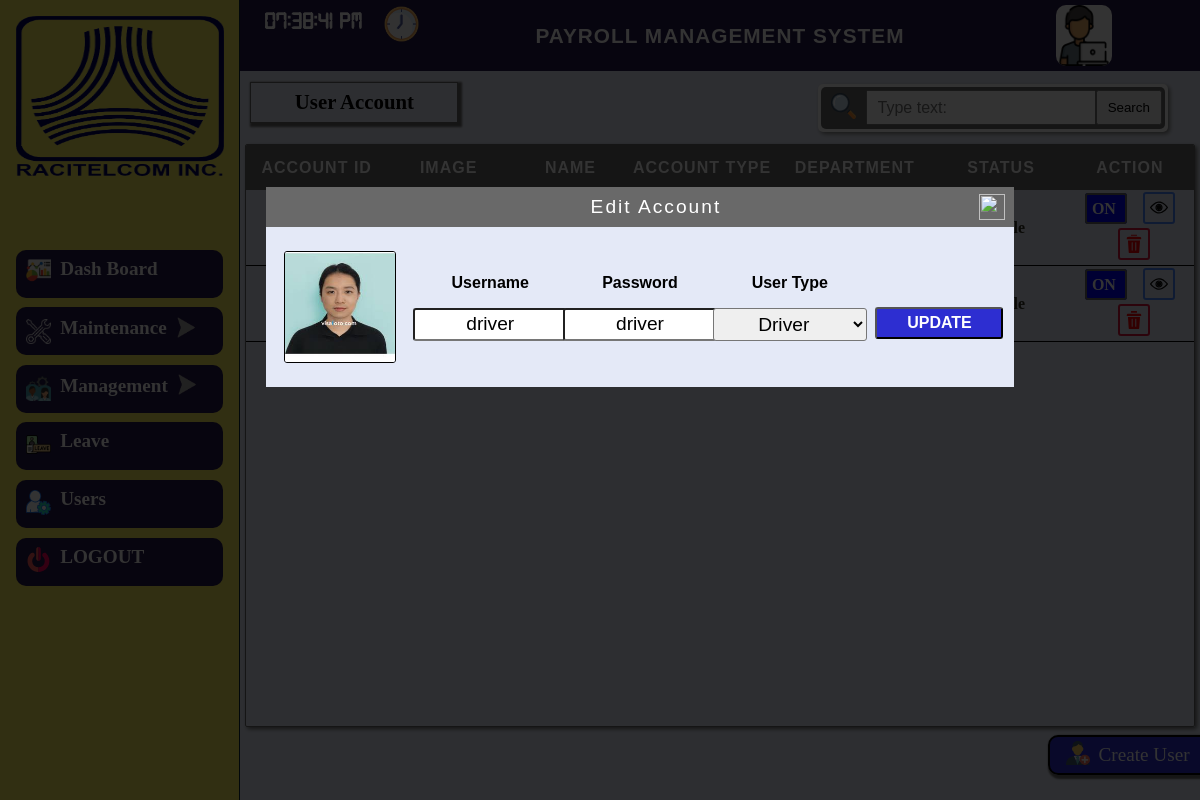
Screenshot of /admin-side/create-user/user_edit_layout.php?id=118 with the database file from the repository.
### tables this page shows
CREATE TABLE `tbl_company_information` (
  `ID` int(11) NOT NULL,
  `LOGO` varchar(200) NOT NULL,
  `System_Name` varchar(30) NOT NULL,
  `Company_Name` varchar(30) NOT NULL,
  `State` varchar(20) NOT NULL,
  `City` varchar(20) NOT NULL,
  `Zipcode` varchar(10) NOT NULL,
  `Street` varchar(20) NOT NULL,
  `Building_Number` varchar(10) NOT NULL
);

CREATE TABLE `tbl_personal_information` (
  `Personal_ID` int(11) NOT NULL,
  `Employees_ID` int(11) NOT NULL,
  `Last_Name` varchar(255) NOT NULL,
  `First_Name` varchar(255) NOT NULL,
  `Middle_Name` varchar(255) NOT NULL,
  `Birth_Date` date NOT NULL,
  `Email` varchar(255) NOT NULL,
  `Contact_Number` varchar(111) NOT NULL,
  `Zip_Code` varchar(255) NOT NULL,
  `Province` varchar(255) NOT NULL,
  `City` varchar(255) NOT NULL,
  `Street` varchar(255) NOT NULL,
  `Suffix` varchar(255) NOT NULL,
  `Status` varchar(255) NOT NULL,
  `Gender` varchar(255) NOT NULL
);

CREATE TABLE `tbl_employees_information` (
  `Employees_ID` int(11) NOT NULL,
  `Employee_Image` varchar(255) NOT NULL,
  `Hire_Date` date NOT NULL,
  `Daily_Rate` int(11) NOT NULL,
  `Schedule_ID` int(11) NOT NULL,
  `Position_ID` int(11) NOT NULL,
  `Department_ID` int(11) NOT NULL,
  `Employee_Types` varchar(20) NOT NULL
);

CREATE TABLE `tbl_accounts` (
  `Account_ID` int(11) NOT NULL,
  `Employees_ID` int(255) NOT NULL,
  `Username` varchar(255) NOT NULL,
  `Password` varchar(255) NOT NULL,
  `Status` varchar(255) NOT NULL,
  `User_Type` text NOT NULL,
  `Email` int(11) NOT NULL,
  `Company_ID` int(11) NOT NULL
);

### admin-side/admin-layout/top_nav_read.php (called while the page is built, shortened)
<?php
      include "../../connection/connection.php";
       $select_title = "SELECT * FROM tbl_company_information order by ID desc ";
       $query_title =mysqli_query($conn,$select_title);
       $res_title = mysqli_fetch_assoc($query_title);
 ?>

### admin-side/create-user/user_read.php (called while the page is built, shortened)
<?php
	include "../../connection/connection.php";
	$sql = "SELECT * FROM (SELECT Employees_ID , First_Name,Last_Name FROM tbl_personal_information) tbl_personal_information JOIN (SELECT Employees_ID ,@did:=Department_ID as Department_ID,(SELECT `Department_Name` FROM `tbl_department` WHERE `Department_ID` = @did ) as Department_Name ,Employee_Image FROM tbl_employees_information) tbl_employees_information ON tbl_employees_information.Employees_ID = tbl_personal_information.Employees_ID JOIN (SELECT Employees_ID, Account_ID ,User_Type,Username,Status FROM tbl_accounts) tbl_accounts ON tbl_accounts.Employees_ID = tbl_personal_information.Employees_ID";
	$query = mysqli_query($conn,$sql);
	$accounts=mysqli_fetch_assoc($query);
	if(isset($_GET['id'])){
	$id = $_GET['id'];
	$edit_user = "SELECT * FROM (SELECT Employees_ID , First_Name,Last_Name FROM tbl_personal_information) tbl_personal_information
	JOIN (SELECT Employees_ID  ,@did:=Department_ID as Department_ID,(SELECT `Department_Name` FROM `tbl_department` WHERE `Department_ID` = @did ) as Department_Name, Employee_Image FROM tbl_employees_information ) tbl_employees_information
	ON tbl_employees_information.Employees_ID = tbl_personal_information.Employees_ID
	JOIN (SELECT Employees_ID,Account_ID,Password ,Username,Status,User_Type FROM tbl_accounts) tbl_accounts
	ON tbl_accounts.Employees_ID = tbl_personal_information.Employees_ID WHERE Account_ID = '$id' ";
	$query_user = mysqli_query($conn,$edit_user);
	$res_user=mysqli_fetch_assoc($query_user);
	}
?>

### admin-side/create-user/user_edit.php (the view, shortened to what this page needs)
<!DOCTYPE html>
<html>
<head>
	<link rel="stylesheet" type="text/css" href="user.css">
</head>
<body>
	<div class="background">
		<div class="div-background">
			<div class="home-content">
				<div class="user-head">
					<div class="dir-label">
						<div class="left">
							<label>User Account</label>
						</div>
						<div class="right">
							<form method="POST" action="user_layout.php">
									<div class="containter-search">
										<div class="containter-input-search">
										<img src="../../icons/search.svg" id="img_search">
										<input type="text" name="name" class="input" placeholder="Type text:">
										<input type="submit" name="submit"  value="Search" class="search">
										</div>
									</div>
								</form>
						</div>
					</div>
					<div class="user-table">
							<table >
							<thead>
								<tr>
									<th>Account ID</th>
									<th>Image</th>
									<th>Name</th>
									<th>Account Type</th>
									<th>Department</th>
									<th>STATUS</th>
									<th>Action</th>
								</tr>
							</thead>
							<?php do{?>
							<tbody>
								<tr>
									<td><?php echo $accounts['Account_ID']; ?></td>
									<td><img class="img-emp"src="../../side-bar/employees/<?php echo $accounts['Employee_Image'];?> "></td>
									<td><?php echo $accounts['First_Name']; ?> <?php echo $accounts['Last_Name']; ?></td>
									<td><?php echo $accounts['User_Type']; ?></td>
									<td><?php echo $accounts['Department_Name']; ?></td>
									<td><?php echo $accounts['Status']; ?></td>
									<td>
										<a
										<?php
										if($accounts['Status'] == "Enable"){ ?>
												class="on"
										<?php	}else{ ?>
												class="off"
										<?php	} ?>
										id="switch" href="javascript: control(<?php echo $accounts['Account_ID'];?>); ">
										<?php if($accounts['Status'] == "Enable"){
												echo "ON";
												}
												else{
													echo "OFF";
												}
											 ?>
										</a>
										<a href="user_edit_layout.php?id=<?php echo $accounts['Account_ID'];?>"><img id="edit-icon" src="../../icons/view-action.svg"></a><a href="delete_user.php?id=<?php echo $accounts['Account_ID']; ?>" ><img id="delete-icon" src="../../icons/delete.svg"></a></td>
								</tr>
							</tbody>
							<?php }while($accounts=$query->fetch_assoc());  ?>
						</table>
					</div>
					<div class="user-option">
						<div class="other-button">
						</div>
						<div class="user-button">
							<a href="#" id="create-user" ><img src="../../icons/add-user.svg">Create User</a>
						</div>
					</div>
				</div>
			</div>
			<div class="edit-user">
				<div class="box-user">
					<form method="POST" action="update_user.php">
					<div class="title-user">
						<label>Edit Account</label>
						<a href="user_layout.php"><img id="img-close" src="../../icons/close.svg"></a>
					</div>
					<div class="body-user">
						<div class="column-img">
							<img id="emp_img" src="../../side-bar/employees/<?php echo $res_user['Employee_Image']; ?>" >
						</div>
						<div class="column-user">
							<label>Username</label>
							<input type="text" name="username" value="<?php echo $res_user['Username']; ?>">
						</div>
						<div class="column-user">
							<label>Password</label>
							<input type="text" name="password" value="<?php echo $res_user['Password']; ?>">
						</div>
						<div class="column-user">
							<label>User Type</label>
							<select name="user_type">
								<option value="<?php echo $res_user['User_Type']; ?>" ><?php echo $res_user['User_Type']; ?></option>
							</select>
						</div>
						<div class="column-button">
							<input type="submit" name="submit" value="UPDATE">
						</div>
					</div>
					</form>
				</div>
			</div>
	</div>
	</div>
</body>
</html>

### admin-side/admin-layout/top_nav.php (shortened to what this page needs)
<?php include"top_nav_read.php"; ?>
<!DOCTYPE html>
<html>
<head>
    <link rel="stylesheet" type="text/css" href="top_nav.css">
</head>
<body>
    <div class="top_div">
       <div class="clock">
           <p id="clock"></p><img src="../../icons/clock.png">
       </div>
       <div class="title1">
           <p><?php echo $res_title['System_Name']; ?></p>
       </div>
       <div class="user">
            <p><img src="../../icons/programmer.png"></p>
            <div class="type">
            </div>
       </div>
    </div>
</body>
</html>

### admin-side/settings/settings_layout.css (style rules this page uses)
* { padding: 0; margin: 0; box-sizing: border-box; }
html,body { position: relative; height: 100%; widows: 100%; }

### admin-side/admin-layout/top_side_bar.css (style rules this page uses)
* { padding: 0; margin: 0; box-sizing: border-box; }
html,body { position: relative; height: 100%; width: 100%; }

### admin-side/admin-layout/top_nav.css (style rules this page uses)
* { padding: 0; margin: 0; box-sizing: border-box; }
html,body { position: relative ; height: 100%; width: 100%; }
.top_div { position: relative; display: flex; flex-direction: row; height: 100%; width: 100%; background-color:#251749; }
.top_div .clock { position: relative; width: 25%; height: 100%; display: flex; flex-direction: row; }
.clock p { position: relative; height: 100%; width: 6em; font-size: 1.5em; color: white; font-weight: 600; padding-left: 1em; padding-top:.5em ; font-family: realtime-clock; }
.clock img { position: relative; height: 2.2em; width: 2.2em; top:.2em ; margin-top:.2em ; }
.top_div .title1 { position: relative; width: 50%; height: 100%; display: flex; justify-content: center; align-items: center; }
.title1 p { position: relative; font-size: 1.3em; text-transform: uppercase; letter-spacing: 1px; font-weight: 600; color: white; }
.top_div .user { position: relative; width: 25%; height: 100%; display: flex; flex-direction: row; }
.user img { position: relative; height: 85%; width: 3.5em; top: 5px; border-radius: 10px; margin-left: 6em; background: white; }
.user .type { position: relative; display: flex; flex-direction: column; }

### rows the page displays
tbl_company_information: System_Name "PAYROLL MANAGEMENT SYSTEM"
tbl_personal_information: Employees_ID.Employee_Image (picture), username "driver", password "driver", user_type "Driver"
